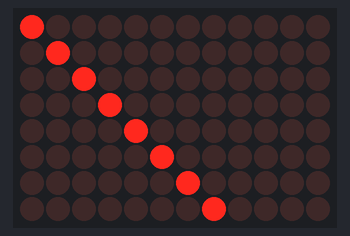
Recording of a sketch running on a simulated Arduino Uno R4 WiFi. Parts: 12×8 LED matrix.

Above: at 0.15 s.
At 0.75 s:
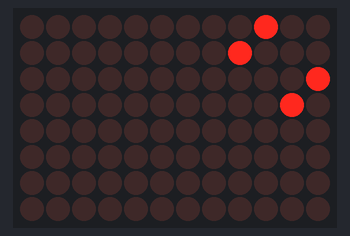
At 1.35 s:
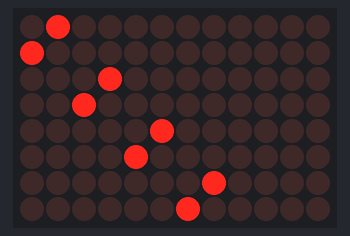

The sketch:

Xor_Fractal.ino
```cpp
// XOR fractal //

#include "Arduino_LED_Matrix.h"

ArduinoLEDMatrix matrix;

#define WIDTH   12
#define HEIGHT  8
#define SCR     (WIDTH * HEIGHT)

  uint8_t grid[HEIGHT][WIDTH];
  int cnt;


void setup() {

  matrix.begin();

}

void loop() {

  for (int y = 0; y < HEIGHT; y++) {

    for (int x = 0; x < WIDTH; x++) {

      uint8_t t = (x ^ y) + cnt;

      grid[y][x] = ! (t % 16);

    }

  }

  cnt++;

  matrix.renderBitmap(grid, 8, 12);

  delay(25);

}
```

Measured:
- by itself, everything shown: repeats every 1.2 s, in 4 steps
